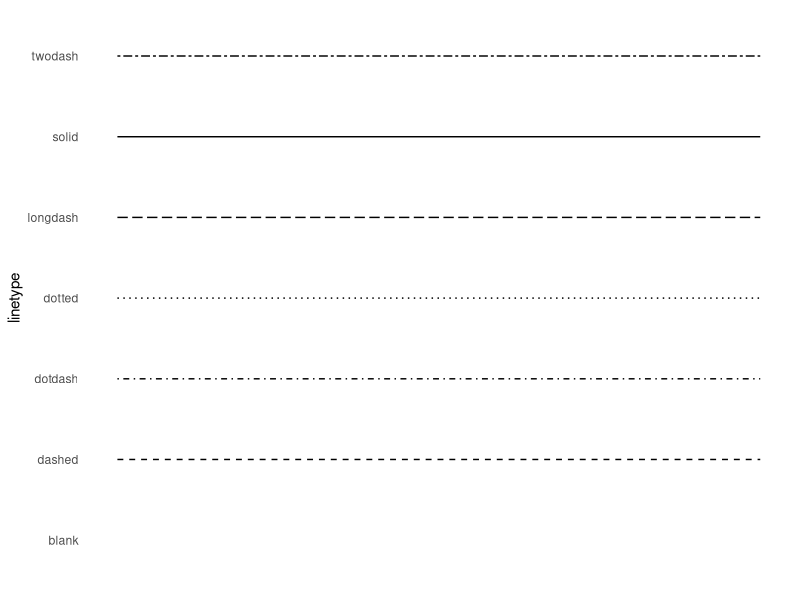
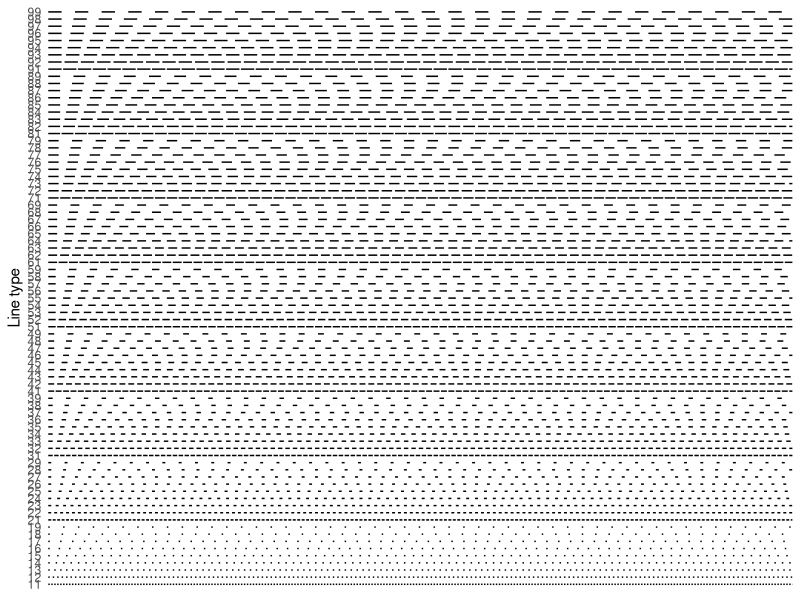

These figures' R source, in order:
## ---- chunk 1
dta <- data.frame(
  line.type = c(
    "blank", "solid", "dashed", "dotted", "dotdash", 
    "longdash", "twodash"
  )
)

library('ggplot2')
ggplot(data = dta) +
  geom_segment(
    aes(
      x = 0, xend = 1, y = line.type, yend = line.type,
      linetype=line.type
    )
  ) +
  scale_y_discrete(name="linetype") +
  scale_linetype_identity() +
  theme_minimal() +
  theme(
    axis.text.x = element_blank(),
    axis.ticks = element_blank(),
    axis.title.x = element_blank(),
    panel.grid = element_blank()
  )
## ---- chunk 2
dta <- expand.grid(1:9, 1:9)
dta[, 'line.type'] <- paste0(dta[, 1], dta[, 2])
head(dta)

ggplot(data = dta) +
  geom_segment(
    aes(
      x = 0, xend = 1, y = line.type, yend = line.type,
      linetype=line.type
    )
  ) +
  scale_x_continuous(expand = c(0,0)) +
  scale_linetype_identity() +
  labs(y = 'Line type') +
  theme_minimal() +
  theme(
    axis.text.x = element_blank(),
    axis.ticks = element_blank(),
    axis.title.x = element_blank(),
    panel.grid = element_blank()
  )
